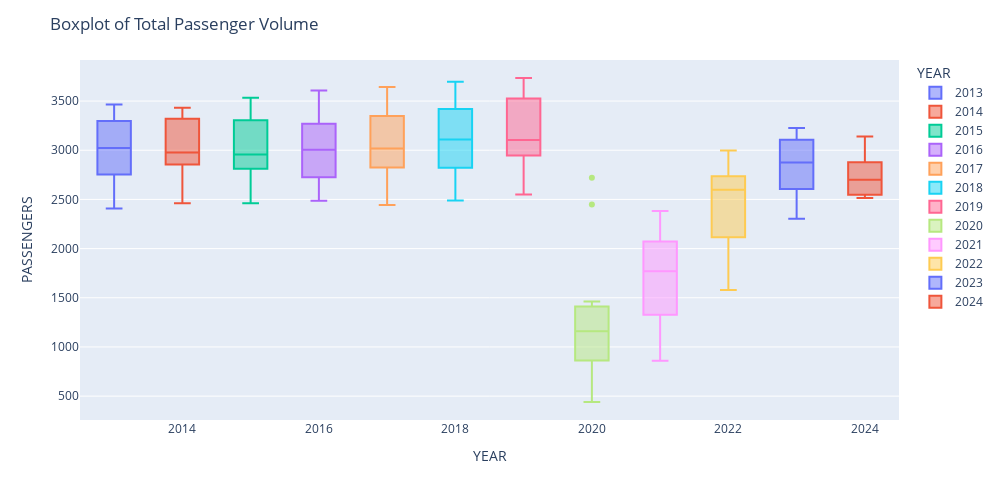

The cell this chart's notebook holds for it:
### Markdown cell above
Looking at the total passenger volume over the years shows there is around 8.5 million passengers each year. The impact of the pandemic can be realized here also as the data has negative skew and have more values that fall below the lower quartile and quite a bit of outliers.

### Code cell
# Passenger volume distribution over the years
fig=px.box(df_monthly, x='YEAR', y='PASSENGERS', color='YEAR')
fig.update_layout(
    width=1000,
    height=500,
    title='Boxplot of Total Passenger Volume',
)
fig.show()

### Figure 1 — Plotly figure (JSON) as saved in the notebook; plotly's stock layout.template omitted (floating-point values rounded to 4 significant figures)
{"data": [{"alignmentgroup": "True", "hovertemplate": "YEAR=%{x}<br>PASSENGERS=%{y}<extra></extra>", "legendgroup": "2013", "marker": {"color": "#636efa"}, "name": "2013", "notched": false, "offsetgroup": "2013", "orientation": "v", "showlegend": true, "type": "box", "x": [2013, 2013, 2013, 2013, 2013, 2013, 2013, 2013, 2013, 2013, 2013, 2013], "x0": " ", "xaxis": "x", "y": [2613.0, 2409.0, 2870.0, 2772.0, 3250.0, 3345.0, 3465.0, 3419.0, 3104.0, 3060.0, 2737.0, 2983.0], "y0": " ", "yaxis": "y"}, {"alignmentgroup": "True", "hovertemplate": "YEAR=%{x}<br>PASSENGERS=%{y}<extra></extra>", "legendgroup": "2014", "marker": {"color": "#EF553B"}, "name": "2014", "notched": false, "offsetgroup": "2014", "orientation": "v", "showlegend": true, "type": "box", "x": [2014, 2014, 2014, 2014, 2014, 2014, 2014, 2014, 2014, 2014, 2014, 2014], "x0": " ", "xaxis": "x", "y": [2661.0, 2461.0, 2878.0, 2923.0, 3250.0, 3390.0, 3418.0, 3431.0, 3082.0, 3004.0, 2831.0, 2952.0], "y0": " ", "yaxis": "y"}, {"alignmentgroup": "True", "hovertemplate": "YEAR=%{x}<br>PASSENGERS=%{y}<extra></extra>", "legendgroup": "2015", "marker": {"color": "#00cc96"}, "name": "2015", "notched": false, "offsetgroup": "2015", "orientation": "v", "showlegend": true, "type": "box", "x": [2015, 2015, 2015, 2015, 2015, 2015, 2015, 2015, 2015, 2015, 2015, 2015], "x0": " ", "xaxis": "x", "y": [2658.0, 2462.0, 2823.0, 2801.0, 3217.0, 3394.0, 3533.0, 3417.0, 3011.0, 3008.0, 2834.0, 2905.0], "y0": " ", "yaxis": "y"}, {"alignmentgroup": "True", "hovertemplate": "YEAR=%{x}<br>PASSENGERS=%{y}<extra></extra>", "legendgroup": "2016", "marker": {"color": "#ab63fa"}, "name": "2016", "notched": false, "offsetgroup": "2016", "orientation": "v", "showlegend": true, "type": "box", "x": [2016, 2016, 2016, 2016, 2016, 2016, 2016, 2016, 2016, 2016, 2016, 2016], "x0": " ", "xaxis": "x", "y": [2589.0, 2487.0, 2802.0, 2664.0, 3221.0, 3409.0, 3606.0, 3318.0, 3148.0, 2983.0, 2787.0, 3025.0], "y0": " ", "yaxis": "y"}, {"alignmentgroup": "True", "hovertemplate": "YEAR=%{x}<br>PASSENGERS=%{y}<extra></extra>", "legendgroup": "2017", "marker": {"color": "#FFA15A"}, "name": "2017", "notched": false, "offsetgroup": "2017", "orientation": "v", "showlegend": true, "type": "box", "x": [2017, 2017, 2017, 2017, 2017, 2017, 2017, 2017, 2017, 2017, 2017, 2017], "x0": " ", "xaxis": "x", "y": [2657.0, 2443.0, 2776.0, 2878.0, 3251.0, 3457.0, 3642.0, 3448.0, 3023.0, 3074.0, 2875.0, 3015.0], "y0": " ", "yaxis": "y"}, {"alignmentgroup": "True", "hovertemplate": "YEAR=%{x}<br>PASSENGERS=%{y}<extra></extra>", "legendgroup": "2018", "marker": {"color": "#19d3f3"}, "name": "2018", "notched": false, "offsetgroup": "2018", "orientation": "v", "showlegend": true, "type": "box", "x": [2018, 2018, 2018, 2018, 2018, 2018, 2018, 2018, 2018, 2018, 2018, 2018], "x0": " ", "xaxis": "x", "y": [2629.0, 2488.0, 2932.0, 2783.0, 3355.0, 3485.0, 3697.0, 3632.0, 3255.0, 3076.0, 2863.0, 3141.0], "y0": " ", "yaxis": "y"}, {"alignmentgroup": "True", "hovertemplate": "YEAR=%{x}<br>PASSENGERS=%{y}<extra></extra>", "legendgroup": "2019", "marker": {"color": "#FF6692"}, "name": "2019", "notched": false, "offsetgroup": "2019", "orientation": "v", "showlegend": true, "type": "box", "x": [2019, 2019, 2019, 2019, 2019, 2019, 2019, 2019, 2019, 2019, 2019, 2019], "x0": " ", "xaxis": "x", "y": [2722.0, 2550.0, 2942.0, 3015.0, 3484.0, 3586.0, 3734.0, 3569.0, 3285.0, 3097.0, 2951.0, 3110.0], "y0": " ", "yaxis": "y"}, {"alignmentgroup": "True", "hovertemplate": "YEAR=%{x}<br>PASSENGERS=%{y}<extra></extra>", "legendgroup": "2020", "marker": {"color": "#B6E880"}, "name": "2020", "notched": false, "offsetgroup": "2020", "orientation": "v", "showlegend": true, "type": "box", "x": [2020, 2020, 2020, 2020, 2020, 2020, 2020, 2020, 2020, 2020, 2020, 2020], "x0": " ", "xaxis": "x", "y": [2719.0, 2447.0, 1360.0, 440.4, 535.8, 712.6, 1065.0, 1121.0, 1012.0, 1197.0, 1234.0, 1462.0], "y0": " ", "yaxis": "y"}, {"alignmentgroup": "True", "hovertemplate": "YEAR=%{x}<br>PASSENGERS=%{y}<extra></extra>", "legendgroup": "2021", "marker": {"color": "#FF97FF"}, "name": "2021", "notched": false, "offsetgroup": "2021", "orientation": "v", "showlegend": true, "type": "box", "x": [2021, 2021, 2021, 2021, 2021, 2021, 2021, 2021, 2021, 2021, 2021, 2021], "x0": " ", "xaxis": "x", "y": [1011.0, 859.5, 1255.0, 1402.0, 1767.0, 2133.0, 2383.0, 2037.0, 1664.0, 1770.0, 1887.0, 2106.0], "y0": " ", "yaxis": "y"}, {"alignmentgroup": "True", "hovertemplate": "YEAR=%{x}<br>PASSENGERS=%{y}<extra></extra>", "legendgroup": "2022", "marker": {"color": "#FECB52"}, "name": "2022", "notched": false, "offsetgroup": "2022", "orientation": "v", "showlegend": true, "type": "box", "x": [2022, 2022, 2022, 2022, 2022, 2022, 2022, 2022, 2022, 2022, 2022, 2022], "x0": " ", "xaxis": "x", "y": [1579.0, 1664.0, 2017.0, 2213.0, 2576.0, 2778.0, 2998.0, 2965.0, 2657.0, 2622.0, 2489.0, 2693.0], "y0": " ", "yaxis": "y"}, {"alignmentgroup": "True", "hovertemplate": "YEAR=%{x}<br>PASSENGERS=%{y}<extra></extra>", "legendgroup": "2023", "marker": {"color": "#636efa"}, "name": "2023", "notched": false, "offsetgroup": "2023", "orientation": "v", "showlegend": true, "type": "box", "x": [2023, 2023, 2023, 2023, 2023, 2023, 2023, 2023, 2023, 2023, 2023, 2023], "x0": " ", "xaxis": "x", "y": [2393.0, 2303.0, 2580.0, 2632.0, 3025.0, 3199.0, 3227.0, 3188.0, 2922.0, 2828.0, 2815.0, 2955.0], "y0": " ", "yaxis": "y"}, {"alignmentgroup": "True", "hovertemplate": "YEAR=%{x}<br>PASSENGERS=%{y}<extra></extra>", "legendgroup": "2024", "marker": {"color": "#EF553B"}, "name": "2024", "notched": false, "offsetgroup": "2024", "orientation": "v", "showlegend": true, "type": "box", "x": [2024, 2024, 2024, 2024, 2024], "x0": " ", "xaxis": "x", "y": [2557.0, 2514.0, 2791.0, 2701.0, 3140.0], "y0": " ", "yaxis": "y"}], "layout": {"boxmode": "overlay", "height": 500, "legend": {"title": {"text": "YEAR"}, "tracegroupgap": 0}, "margin": {"t": 60}, "title": {"text": "Boxplot of Total Passenger Volume"}, "width": 1000, "xaxis": {"anchor": "y", "categoryarray": [2013, 2014, 2015, 2016, 2017, 2018, 2019, 2020, 2021, 2022, 2023, 2024], "categoryorder": "array", "domain": [0, 1], "title": {"text": "YEAR"}}, "yaxis": {"anchor": "x", "domain": [0, 1], "title": {"text": "PASSENGERS"}}}}
